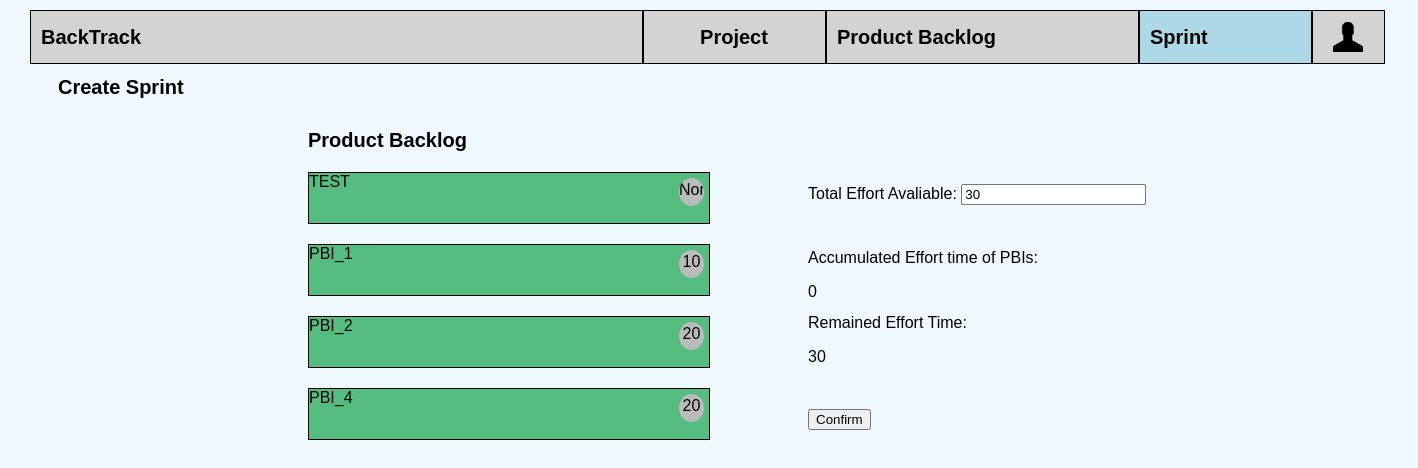
The app's page /sprints/createsprint, older data.
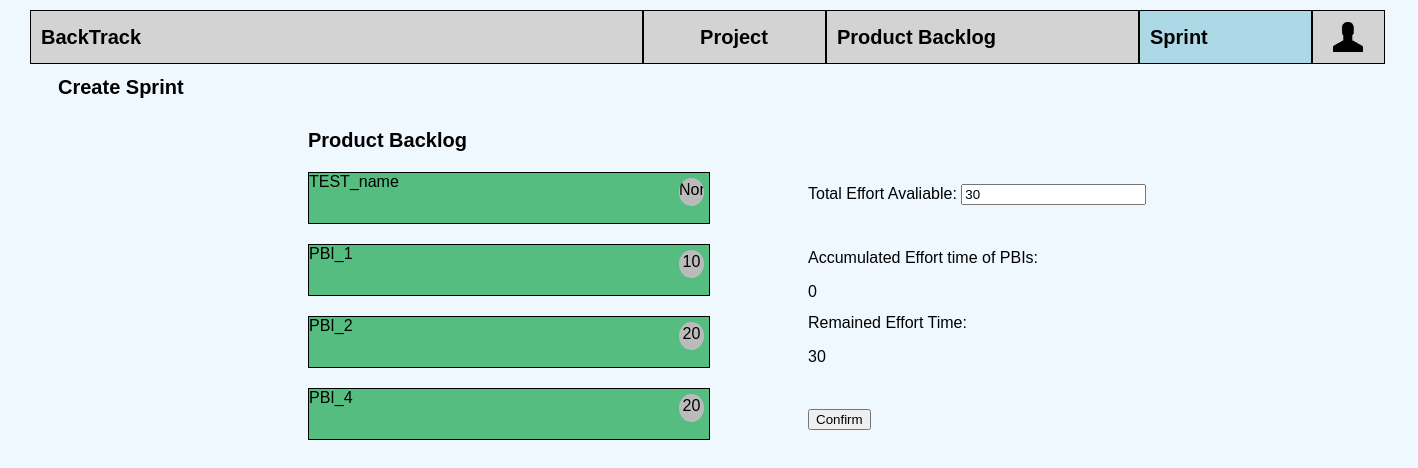
The same page, newer data.
### sprints/models.py (models this page shows, shortened)
class PBI(models.Model):
    project = models.ForeignKey(Project, on_delete=models.CASCADE, null=True, blank=True)
    description = models.CharField(max_length=200)
    id = models.AutoField(primary_key=True)
    STATUS = (('NS', 'Not started'), ('IP', 'In progress'), ('C', 'Complete'), ('NF', 'Not Finished'))
    status = models.CharField(max_length=10, choices=STATUS, default='NS')
    sprint = models.ForeignKey(SprintBacklog, null=True, on_delete=models.SET_NULL, blank=True)
    estimated_efforts = models.IntegerField(null=True)
    remainStory = models.IntegerField(null=True, default=10)
    priority=models.IntegerField(default=0)
    objects = models.Manager()
    remaining_efforts=models.IntegerField(null=True)
    cumulative_storypoint=models.IntegerField(null=True, default=0, blank=True)
    class Meta:
        ordering = ['priority']

### sprints/views.py (the view)
# urls.py: path('createsprint',views.SprintCreate.as_view(), name='createsprints'),
class SprintCreate(TemplateView):
    template_name = "sprints/createsprint.html"
    def get_context_data(self, **kwargs):
        context = super().get_context_data(**kwargs)
        pbi_list=PBI.objects.order_by('priority')
        context['pbi_list']=list(filter(lambda x: x.status=="NS",pbi_list))
        return context

### templates/sprints/createsprint.html (shortened to what this page needs)
{% extends 'base.html' %}
{% block content %}
<div class="panel">
        <div id="creating" style="display: block;">
            <form id="form" action="createspri/" method="post" onsubmit="formsubmit()">
            <div class="title">Create Sprint</div>
            <div id="notselected" class="thediv">
                <div class="title">Product Backlog</div>
                {% for pbi in pbi_list %}
                <div class="pbi" onclick="pbiselected(event)" id="{{pbi.id}}">{{pbi.description}}
                    <span class="initEsti circle" style="float:right;text-align: center;padding-top:3px;margin-top: 5px">
                            {{pbi.estimated_efforts }}
                    </span>
                </div>
                {%empty%}
                <div>No PBI yet.</div>
                {% endfor %}
            </div>
            <div class="thediv right" onload="update()">
                <div>Total Effort Avaliable: <input id="ini" type="text" name="initialEf" value="30" onblur="update()"></div>
                <div>Accumulated Effort time of PBIs:<p id="Accumulated"> 0</p></div>
                <div>Remained Effort Time:<p id="remained"> 30</p></div>
                <input type="submit" value="Confirm" id="confirmBtn" >
            </div>
        </form>
        </div>
</div>
{% endblock %}

Row changes from the older to the newer data that the page shows:
changed PBI "None": description "TEST" → "TEST_name"
